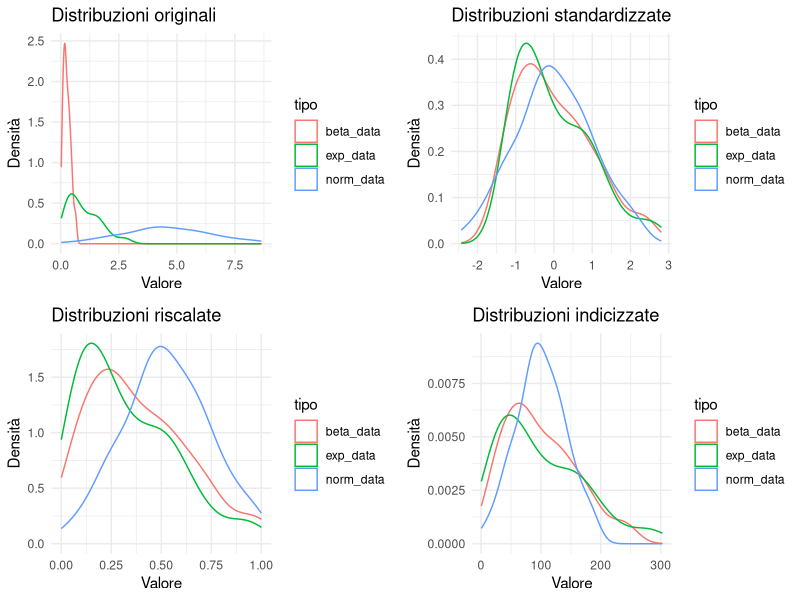

Source code (R):
## ---- chunk 1
knitr::opts_chunk$set(echo = TRUE)
## ---- chunk 2
set.seed(22)

# Genera i dati
n <- 100
exp_data <- rexp(n, rate = 1)
#La funzione rexp(n, rate) genera un campione di n numeri casuali estratti da una distribuzione esponenziale con parametro di scala rate. La distribuzione esponenziale è una distribuzione di probabilità continua che descrive il tempo tra gli eventi di un processo di Poisson
norm_data <- rnorm(n, mean = 5, sd = 2)
#La funzione rnorm(n, mean, sd) genera un campione di n numeri casuali estratti da una distribuzione normale con media mean e deviazione standard sd.
beta_data <- rbeta(n, shape1 = 2, shape2 = 5)
#La funzione rbeta(n, shape1, shape2) genera un campione di n numeri casuali estratti da una distribuzione beta con parametri di forma shape1 e shape2. La distribuzione beta è una distribuzione di probabilità continua che descrive la variabilità di una proporzione tra 0 e 1.

data <- data.frame(exp_data, norm_data, beta_data)
## ---- chunk 3
# Funzione per standardizzare
standardize <- function(x) {
  (x - mean(x)) / sd(x)
}
# calcola la media e la deviazione standard del vettore x e restituisce un vettore in cui ogni elemento è standardizzato sottraendo la media e dividendo per la deviazione standard. La standardizzazione trasforma i dati in modo che abbiano una media di zero e una deviazione standard di uno

# Funzione per il rescaling
rescale <- function(x) {
  (x - min(x)) / (max(x) - min(x))
}
#calcola il minimo e il massimo del vettore x e restituisce un nuovo vettore in cui ogni elemento è rescalato in modo che cada tra 0 e 1. La rescalatura trasforma i dati in modo che abbiano la stessa scala di valori

# Funzione per l'indicizzazione
index <- function(x, base = 100) {
  (x / mean(x)) * base
}
#calcola la media del vettore x e restituisce un nuovo vettore in cui ogni elemento è indicizzato rispetto alla media, moltiplicando ogni elemento per un valore di base specificato. L'indicizzazione trasforma i dati in modo che siano espressi come una deviazione rispetto alla media

#l'obiettivo è rendere comparabili i nostri dati con quelli di altre distribuzioni
## ---- chunk 4
# Applica le funzioni di normalizzazione
data_std <- as.data.frame(apply(data, 2, standardize))
data_rescaled <- as.data.frame(apply(data, 2, rescale))
data_indexed <- as.data.frame(apply(data, 2, index))
## ---- chunk 5
library(gridExtra)
library(ggplot2)
library(tidyr)


plot_distributions <- function(data, title) {
  # Trasforma le colonne di dati in formato lungo
  data_long <- pivot_longer(data, cols = c("exp_data", "norm_data", "beta_data"),
                            names_to = "tipo", values_to = "valore")
  
  # Crea il grafico delle distribuzioni
  ggplot(data_long, aes(x = valore, color = tipo, group = tipo)) +
    geom_density() +
    labs(title = title, x = "Valore", y = "Densità") +
    theme_minimal()
}
# Grafici delle distribuzioni originali e normalizzate
plot_original <- plot_distributions(data, "Distribuzioni originali")
plot_std <- plot_distributions(data_std, "Distribuzioni standardizzate")
plot_rescaled <- plot_distributions(data_rescaled, "Distribuzioni riscalate")
plot_indexed <- plot_distributions(data_indexed, "Distribuzioni indicizzate")

# Visualizza i grafici
grid.arrange(plot_original, plot_std, plot_rescaled, plot_indexed, ncol = 2)
